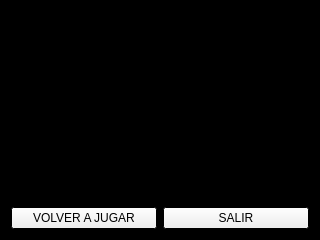
<?xml version="1.0" encoding="UTF-8"?>
<ui version="4.0">
 <class>Form</class>
 <widget class="QWidget" name="Form">
  <property name="geometry">
   <rect>
    <x>0</x>
    <y>0</y>
    <width>320</width>
    <height>240</height>
   </rect>
  </property>
  <property name="palette">
   <palette>
    <active>
     <colorrole role="Base">
      <brush brushstyle="SolidPattern">
       <color alpha="255">
        <red>255</red>
        <green>255</green>
        <blue>255</blue>
       </color>
      </brush>
     </colorrole>
     <colorrole role="Window">
      <brush brushstyle="SolidPattern">
       <color alpha="255">
        <red>0</red>
        <green>0</green>
        <blue>0</blue>
       </color>
      </brush>
     </colorrole>
    </active>
    <inactive>
     <colorrole role="Base">
      <brush brushstyle="SolidPattern">
       <color alpha="255">
        <red>255</red>
        <green>255</green>
        <blue>255</blue>
       </color>
      </brush>
     </colorrole>
     <colorrole role="Window">
      <brush brushstyle="SolidPattern">
       <color alpha="255">
        <red>0</red>
        <green>0</green>
        <blue>0</blue>
       </color>
      </brush>
     </colorrole>
    </inactive>
    <disabled>
     <colorrole role="Base">
      <brush brushstyle="SolidPattern">
       <color alpha="255">
        <red>0</red>
        <green>0</green>
        <blue>0</blue>
       </color>
      </brush>
     </colorrole>
     <colorrole role="Window">
      <brush brushstyle="SolidPattern">
       <color alpha="255">
        <red>0</red>
        <green>0</green>
        <blue>0</blue>
       </color>
      </brush>
     </colorrole>
    </disabled>
   </palette>
  </property>
  <property name="windowTitle">
   <string>Ventana Final</string>
  </property>
  <layout class="QHBoxLayout" name="horizontalLayout">
   <item>
    <layout class="QVBoxLayout" name="verticalLayout">
     <item>
      <widget class="QLabel" name="mensaje">
       <property name="text">
        <string/>
       </property>
       <property name="alignment">
        <set>Qt::AlignCenter</set>
       </property>
      </widget>
     </item>
     <item>
      <layout class="QHBoxLayout" name="horizontalLayout_2">
       <item>
        <widget class="QPushButton" name="boton_volver">
         <property name="text">
          <string>VOLVER A JUGAR</string>
         </property>
        </widget>
       </item>
       <item>
        <widget class="QPushButton" name="boton_salir">
         <property name="text">
          <string>SALIR</string>
         </property>
        </widget>
       </item>
      </layout>
     </item>
    </layout>
   </item>
  </layout>
 </widget>
 <resources/>
 <connections/>
</ui>
